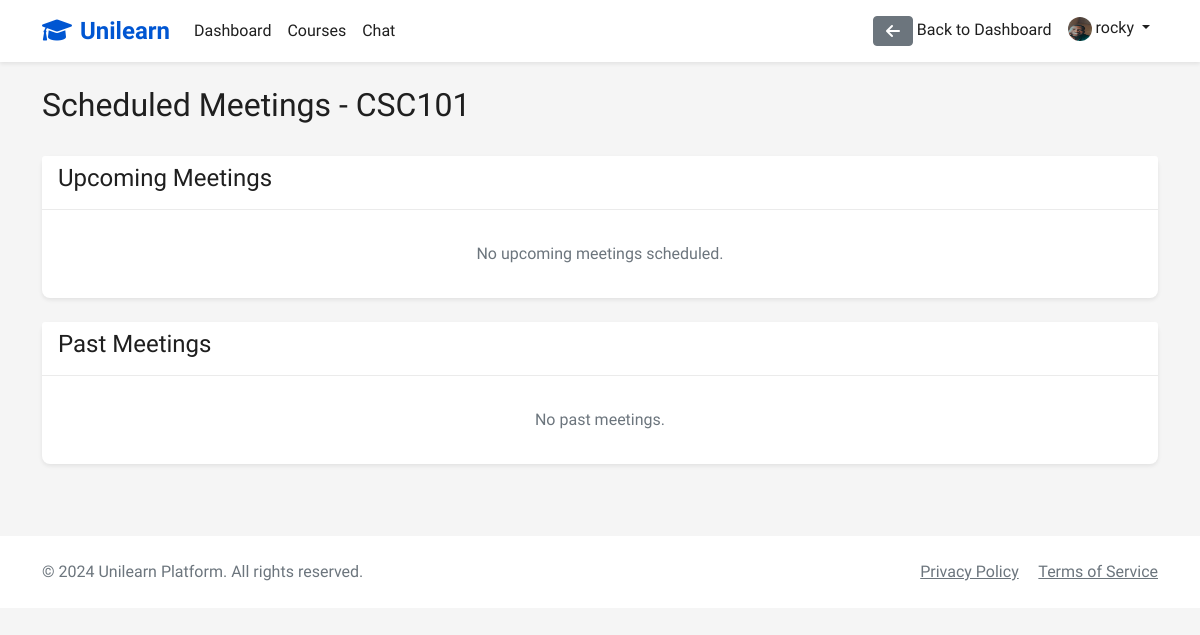
/courses/1/meetings/schedule/ (signed in), run on an earlier commit of the app's database.
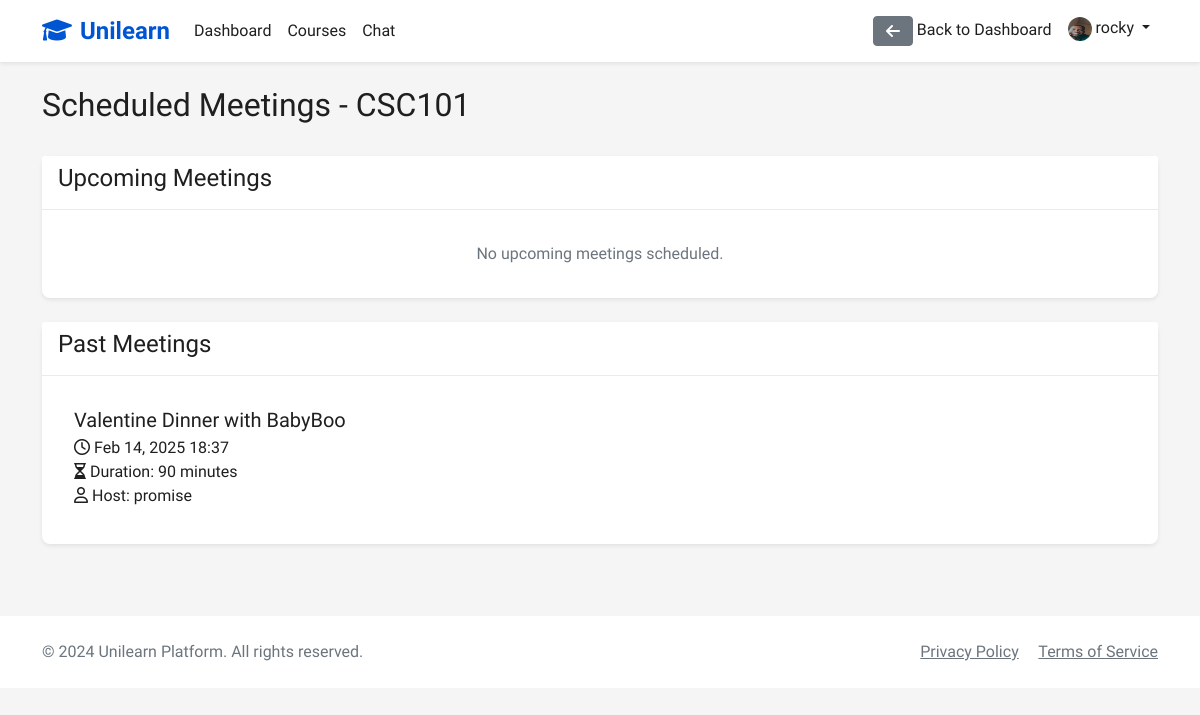
And on a later commit of the database.
### accounts/models.py (models this page shows)
class User(AbstractUser):
    is_student = models.BooleanField(default=False)
    is_instructor = models.BooleanField(default=False)
    profile_picture = models.ImageField(upload_to='profile_pics/', null=True, blank=True)

### courses/models.py (models this page shows, shortened)
class Course(models.Model):
    title = models.CharField(max_length=200)
    description = models.TextField()
    instructor = models.ForeignKey(User, on_delete=models.CASCADE, related_name='courses_teaching')
    students = models.ManyToManyField(User, related_name='courses_enrolled', blank=True)
    start_date = models.DateField()
    end_date = models.DateField()
    created_at = models.DateTimeField(auto_now_add=True)
    updated_at = models.DateTimeField(auto_now=True)
    is_active = models.BooleanField(default=True)
    class Meta:
        ordering = ['-created_at']

class VideoMeeting(models.Model):
    course = models.ForeignKey(Course, on_delete=models.CASCADE, related_name='meetings')
    title = models.CharField(max_length=200)
    meeting_id = models.CharField(max_length=100, unique=True)
    scheduled_time = models.DateTimeField()
    duration = models.IntegerField(help_text="Duration in minutes")
    is_recurring = models.BooleanField(default=False)
    created_by = models.ForeignKey(User, on_delete=models.CASCADE)
    created_at = models.DateTimeField(auto_now_add=True)
    is_active = models.BooleanField(default=False)

### courses/views.py (the view)
# urls.py: path('<int:course_id>/meetings/schedule/', views.scheduled_meetings, name='scheduled_meetings'),
@login_required
def scheduled_meetings(request, course_id):
    course = get_object_or_404(Course, pk=course_id)
    if not (request.user.is_instructor and request.user == course.instructor) and \
       not (request.user in course.students.all()):
        messages.error(request, 'You do not have access to this course.')
        return redirect('course_list')
    now = timezone.now()
    upcoming_meetings = VideoMeeting.objects.filter(
        course=course,
        scheduled_time__gte=now
    ).order_by('scheduled_time')
    past_meetings = VideoMeeting.objects.filter(
        course=course,
        scheduled_time__lt=now
    ).order_by('-scheduled_time')
    return render(request, 'courses/scheduled_meetings.html', {
        'course': course,
        'upcoming_meetings': upcoming_meetings,
        'past_meetings': past_meetings,
        'now': now,
        'can_create': request.user.is_instructor and request.user == course.instructor
    })

### templates/courses/scheduled_meetings.html (shortened to what this page needs)
{% extends 'base.html' %}
{% block content %}
<div class="container">
    <div class="row mb-4">
        <div class="col-md-8">
            <h2>Scheduled Meetings - {{ course.title }}</h2>
        </div>
    </div>
    <div class="card mb-4">
        <div class="card-header">
            <h4>Upcoming Meetings</h4>
        </div>
        <div class="card-body">
            {% if upcoming_meetings %}
                {% for meeting in upcoming_meetings %}
                    <div class="meeting-item border-bottom p-3">
                        <div class="d-flex justify-content-between align-items-start">
                            <div>
                                <h5 class="mb-1">{{ meeting.title }}</h5>
                                <p class="mb-1">
                                    <i class="far fa-clock"></i> {{ meeting.scheduled_time|date:"M d, Y H:i" }}<br>
                                    <i class="far fa-hourglass"></i> Duration: {{ meeting.duration }} minutes<br>
                                    <i class="far fa-user"></i> Host: {{ meeting.created_by.username }}
                                </p>
                                {% if meeting.is_recurring %}
                                    <span class="badge bg-info">Recurring</span>
                                {% endif %}
                            </div>
                            <div class="text-end">
                                {% if meeting.scheduled_time|date:"Y-m-d H:i" <= now|date:"Y-m-d H:i" %}
                                    <a href="{% url 'join_meeting' meeting.id %}" class="btn btn-success">
                                        <i class="fas fa-video"></i> Join Meeting
                                    </a>
                                {% else %}
                                    <button class="btn btn-secondary" disabled>
                                        Not Started Yet
                                    </button>
                                {% endif %}
                                {% if can_create %}
                                    <a href="{% url 'delete_meeting' meeting.id %}" class="btn btn-danger btn-sm ms-2">
                                        <i class="fas fa-trash"></i>
                                    </a>
                                {% endif %}
                            </div>
                        </div>
                    </div>
                {% endfor %}
            {% else %}
                <p class="text-muted text-center my-3">No upcoming meetings scheduled.</p>
            {% endif %}
        </div>
    </div>
    <div class="card">
        <div class="card-header">
            <h4>Past Meetings</h4>
        </div>
        <div class="card-body">
            {% if past_meetings %}
                {% for meeting in past_meetings %}
                    <div class="meeting-item border-bottom p-3">
                        <div class="d-flex justify-content-between align-items-start">
                            <div>
                                <h5 class="mb-1">{{ meeting.title }}</h5>
                                <p class="mb-1">
                                    <i class="far fa-clock"></i> {{ meeting.scheduled_time|date:"M d, Y H:i" }}<br>
                                    <i class="far fa-hourglass"></i> Duration: {{ meeting.duration }} minutes<br>
                                    <i class="far fa-user"></i> Host: {{ meeting.created_by.username }}
                                </p>
                            </div>
                        </div>
                    </div>
                {% endfor %}
            {% else %}
                <p class="text-muted text-center my-3">No past meetings.</p>
            {% endif %}
        </div>
    </div>
</div>
{% endblock %}

### templates/base.html (shortened to what this page needs)
<!DOCTYPE html>
{% load static %}
<html lang="en">
<head>
    <link href="https://cdn.jsdelivr.net/npm/bootstrap@5.1.3/dist/css/bootstrap.min.css" rel="stylesheet">
    <link rel="stylesheet" href="https://cdnjs.cloudflare.com/ajax/libs/font-awesome/6.0.0/css/all.min.css">
    <link rel="stylesheet" href="{% static 'css/style.css' %}">
</head>
<body>
    <nav class="navbar navbar-expand-lg navbar-light sticky-top">
        <div class="container">
            <a class="navbar-brand" href="{% url 'home' %}">
                <i class="fas fa-graduation-cap me-2"></i>Unilearn
            </a>
            <div class="collapse navbar-collapse" id="navbarNav">
                <ul class="navbar-nav me-auto">
                    {% if user.is_authenticated %}
                        <li class="nav-item">
                            <a class="nav-link" href="{% url 'dashboard' %}">Dashboard</a>
                        </li>
                        <li class="nav-item">
                            <a class="nav-link" href="{% url 'course_list' %}">Courses</a>
                        </li>
                        <li class="nav-item">
                            <a class="nav-link" href="{% url 'chat_list' %}">Chat</a>
                        </li>
                    {% endif %}
                </ul>
                <ul class="navbar-nav">
                    {% if user.is_authenticated %}
                        {% if request.resolver_match.url_name != 'dashboard' %}
                            <li class="nav-item">
                                <a href="{% url 'dashboard' %}" class="nav-link">
                                    <i class="fas fa-arrow-left btn btn-secondary"></i> Back to Dashboard
                                </a>
                            </li>
                        {% endif %}
                        <li class="nav-item dropdown">
                            <a class="nav-link dropdown-toggle" href="#" id="navbarDropdown" role="button" data-bs-toggle="dropdown">
                                {% if user.profile_picture %}
                                    <img src="{{ user.profile_picture.url }}" alt="Profile" class="rounded-circle" style="width: 24px; height: 24px;">
                                {% else %}
                                    <i class="fas fa-user-circle"></i>
                                {% endif %}
                                {{ user.username }}
                            </a>
                        </li>
                    {% endif %}
                </ul>
            </div>
        </div>
    </nav>
    <main class="py-4">
        {% block content %}{% endblock %}
    </main>
    <footer class="bg-white py-4 mt-5">
        <div class="container">
            <div class="row">
                <div class="col-md-6">
                    <p class="mb-0 text-muted">&copy; 2024 Unilearn Platform. All rights reserved.</p>
                </div>
                <div class="col-md-6 text-end">
                    <a href="#" class="text-muted me-3">Privacy Policy</a>
                    <a href="#" class="text-muted">Terms of Service</a>
                </div>
            </div>
        </div>
    </footer>
</body>
</html>

### static/css/style.css (style rules this page uses)
:root { --primary-color: #0056D2; --secondary-color: #2A73CC; --accent-color: #0056D2; --success-color: #1E8A24; --warning-color: #F2C94C; --danger-color: #DB4437; --text-primary: #1F1F1F; --text-secondary: #6B6B6B; --background-light: #F5F5F5; --white: #FFFFFF; }
body { font-family: 'Source Sans Pro', sans-serif; color: var(--text-primary); background-color: var(--background-light); }
.navbar { background-color: var(--white); box-shadow: 0 2px 4px rgba(0,0,0,0.08); }
.navbar-brand { color: var(--primary-color) !important; font-weight: 700; font-size: 1.5rem; }
.nav-link { color: var(--text-primary) !important; font-weight: 500; }
.card { border: none; border-radius: 8px; box-shadow: 0 2px 4px rgba(0,0,0,0.08); transition: transform 0.2s; }
.card-header { background-color: var(--white); border-bottom: 1px solid rgba(0,0,0,0.08); font-weight: 600; }

### templates/courses/scheduled_meetings.html (style rules this page uses)
.meeting-item:last-child { border-bottom: none !important; }

What changed in the data, as far as the page shows it:
added VideoMeeting: title "Valentine Dinner with BabyBoo", scheduled_time "Feb 14, 2025 18:37", duration "90", created_by.username "promise"
Also different on the page:
text no longer shown: "No past meetings."
